Frame 1 (no input): blank canvas, image omitted
Frame 60 (no input): blank canvas, image omitted
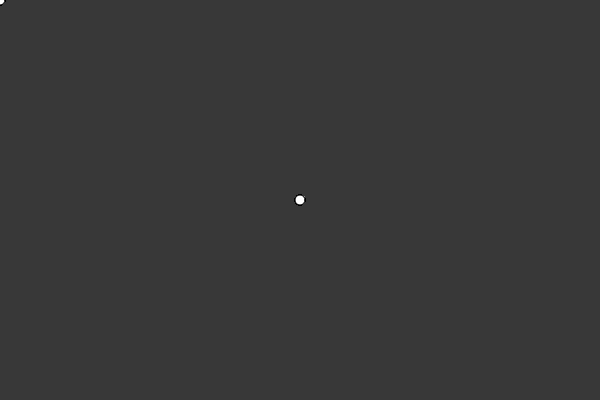
Frame 120 (the mouse pressed at the canvas centre since frame 60)

The p5.js sketch whose frames 1 and 60 were blank and that drew this single picture after the mouse press (run headless with seeded random() and noise() and a simulated clock; from frame 60 on, the mouse is pressed at the canvas centre):

// p5.js sketch
// ── sketch.js
function setup() {
  createCanvas(600,400);
  background(56);
}

function draw() {
  ellipse(mouseX,mouseY,10,10);
}
